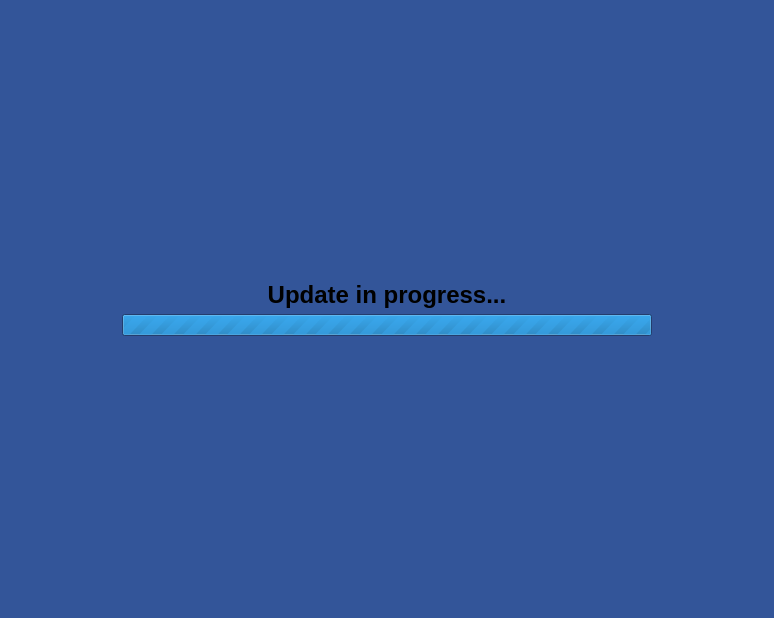
<?xml version="1.0" encoding="UTF-8"?>
<ui version="4.0">
 <class>mainWindow</class>
 <widget class="QWidget" name="mainWindow">
  <property name="geometry">
   <rect>
    <x>0</x>
    <y>0</y>
    <width>774</width>
    <height>618</height>
   </rect>
  </property>
  <property name="styleSheet">
   <string notr="true">QWidget
{
	background-color: #335599;
}</string>
  </property>
  <layout class="QGridLayout" name="gridLayout">
   <item row="0" column="0">
    <widget class="QFrame" name="infoFrame">
     <property name="maximumSize">
      <size>
       <width>600</width>
       <height>150</height>
      </size>
     </property>
     <property name="styleSheet">
      <string notr="true">border-image: url(:/UpdaterSplashScreen/images/update_bar.png);</string>
     </property>
     <property name="frameShape">
      <enum>QFrame::NoFrame</enum>
     </property>
     <property name="frameShadow">
      <enum>QFrame::Raised</enum>
     </property>
     <layout class="QVBoxLayout" name="infoFrameLayout">
      <property name="spacing">
       <number>5</number>
      </property>
      <property name="leftMargin">
       <number>35</number>
      </property>
      <property name="rightMargin">
       <number>35</number>
      </property>
      <item>
       <spacer name="verticalSpacer_2">
        <property name="orientation">
         <enum>Qt::Vertical</enum>
        </property>
        <property name="sizeHint" stdset="0">
         <size>
          <width>20</width>
          <height>40</height>
         </size>
        </property>
       </spacer>
      </item>
      <item>
       <widget class="QLabel" name="infoLabel">
        <property name="font">
         <font>
          <pointsize>18</pointsize>
          <weight>75</weight>
          <bold>true</bold>
         </font>
        </property>
        <property name="styleSheet">
         <string notr="true">background-color: none;
border-image: none;</string>
        </property>
        <property name="text">
         <string>Update in progress...</string>
        </property>
        <property name="alignment">
         <set>Qt::AlignCenter</set>
        </property>
       </widget>
      </item>
      <item>
       <widget class="QProgressBar" name="progressBar">
        <property name="styleSheet">
         <string notr="true">border-image: none;
background-color: transparent;

border: 2px solid grey;
border-radius: 5px;

QProgressBar::chunk
{
     background-color: green;
     width: 20px;
	margin: 0.5px;
 }</string>
        </property>
        <property name="maximum">
         <number>0</number>
        </property>
        <property name="value">
         <number>-1</number>
        </property>
        <property name="textVisible">
         <bool>false</bool>
        </property>
       </widget>
      </item>
      <item>
       <spacer name="verticalSpacer">
        <property name="orientation">
         <enum>Qt::Vertical</enum>
        </property>
        <property name="sizeHint" stdset="0">
         <size>
          <width>20</width>
          <height>40</height>
         </size>
        </property>
       </spacer>
      </item>
     </layout>
    </widget>
   </item>
  </layout>
 </widget>
 <resources>
  <include location="UpdaterSplashScreen.qrc"/>
 </resources>
 <connections/>
</ui>
